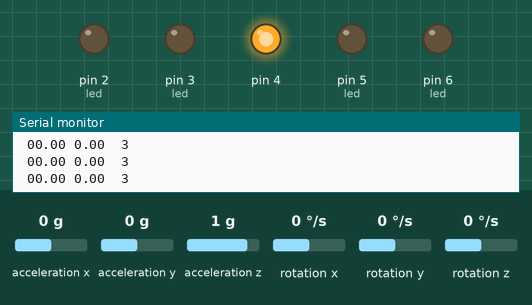
Bench run of a sketch on a simulated Arduino Uno, built with avr-gcc and run on an emulated ATmega328P. On the bench: output pins drawn as LEDs (lit = HIGH), the last lines printed to the serial monitor. Wiring (inferred from the names in the program): MPU-6050 motion sensor at I2C address 0x68. Inputs (shaded band) come from the test bench; at power-on: rotation y 0 °/s, rotation x 0 °/s, acceleration x 0 g, acceleration y 0 g, acceleration z 1 g, rotation z 0 °/s.

Above: at 1.2 s.
1.3 s: rotation y set to -147 °/s
4.3 s: rotation y set to -158 °/s
At 5.0 s:
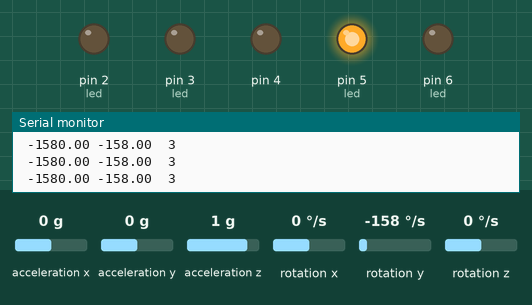
5.8 s: rotation y set to -100 °/s
At 6.5 s:
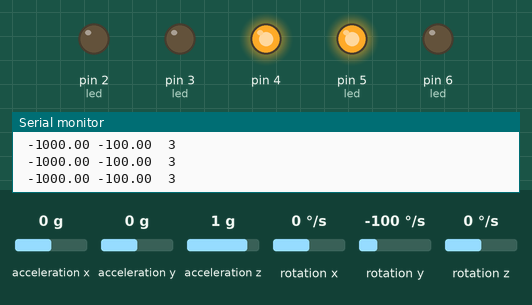
7.3 s: rotation x set to -149 °/s
10.3 s: rotation x set to -157 °/s
At 10.6 s:
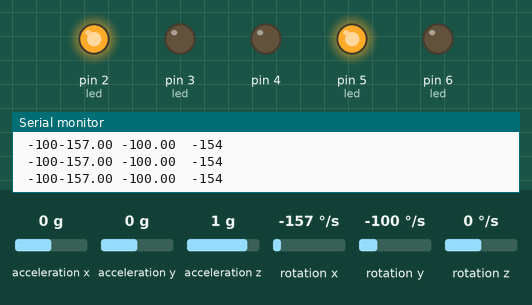
11.8 s: rotation x set to -100 °/s
At 12.4 s:
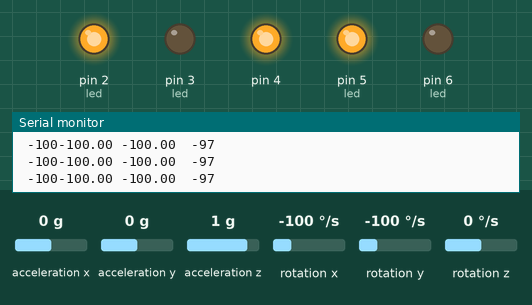
Timing chart, 0 to 14.3 s (numbered marks = the images above; inputs shaded):
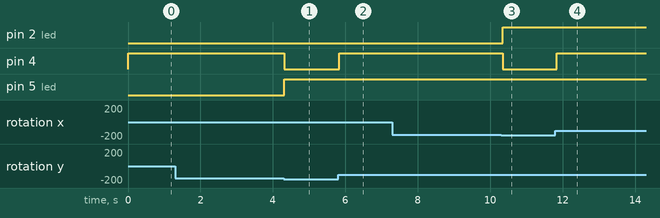

The sketch:

Acc_main_version3.ino
```cpp
#include <Wire.h>

/*
    * Created by Cleber Borges - FunBots - @cleber.funbots  *     *

      Instagram: https://www.instagram.com/cleber.funbots/
      Facebook: https://www.facebook.com/cleber.funbots
      YouTube: https://www.youtube.com/channel/UCKs2l5weIqgJQxiLj0A6Atw
      Telegram: https://t.me/cleberfunbots

*/

// Inclusion of libraries
#include<Wire.h>

// Address of the I2C of the sensor MPU-6050
const int MPU = 0x68;

// Variables that will store the values
float GyrX, GyrY, AccX, AccY, AccZ, Temp, GyrZ;
int PadX, PadY;


void setup() {
  // Initializes the Serial
  Serial.begin(9600);

  // Initializes MPU-6050
  Wire.begin();
  Wire.beginTransmission(MPU);
  Wire.write(0x6B);
  Wire.write(0);
  Wire.endTransmission(true);

  // Configuration of the scale range
  /*
    Wire.write(0b00000000); // scale range +/-250°/s
    Wire.write(0b00001000); // scale range +/-500°/s
    Wire.write(0b00010000); // scale range +/-1000°/s
    Wire.write(0b00011000); // scale range +/-2000°/s
  */
  Wire.beginTransmission(MPU);
  Wire.write(0x1B);
  Wire.write(0b00000000);  // Change this command for the desired scale range
  Wire.endTransmission();

  // Configuration of the scale range
  /*
      Wire.write(0b00000000); // scale range +/-2g
      Wire.write(0b00001000); // scale range +/-4g
      Wire.write(0b00010000); // scale range +/-8g
      Wire.write(0b00011000); // scale range +/-16g
  */
  Wire.beginTransmission(MPU);
  Wire.write(0x1C);
  Wire.write(0b00000000);  // Change this command for the desired scale range
  Wire.endTransmission();

 // Led Setup

  pinMode(2, OUTPUT);
  pinMode(3, OUTPUT);
  pinMode(4, OUTPUT);
  pinMode(5, OUTPUT);
  pinMode(6, OUTPUT);

}

void loop() {
  // Initializes the data transmission
  Wire.beginTransmission(MPU);
  Wire.write(0x3B);
  Wire.endTransmission(false);
  Wire.requestFrom(MPU, 14, true); // request the data

  // store the values in its respective variables
  AccX = Wire.read() << 8 | Wire.read(); //0x3B (ACCEL_XOUT_H) & 0x3C (ACCEL_XOUT_L)
  AccY = Wire.read() << 8 | Wire.read(); //0x3D (ACCEL_YOUT_H) & 0x3E (ACCEL_YOUT_L)
  AccZ = Wire.read() << 8 | Wire.read(); //0x3F (ACCEL_ZOUT_H) & 0x40 (ACCEL_ZOUT_L)
  Temp = Wire.read() << 8 | Wire.read(); //0x41 (TEMP_OUT_H) & 0x42 (TEMP_OUT_L)
  GyrX = Wire.read() << 8 | Wire.read(); //0x43 (GYRO_XOUT_H) & 0x44 (GYRO_XOUT_L)
  GyrY = Wire.read() << 8 | Wire.read(); //0x45 (GYRO_YOUT_H) & 0x46 (GYRO_YOUT_L)
  GyrZ = Wire.read() << 8 | Wire.read(); //0x47 (GYRO_ZOUT_H) & 0x48 (GYRO_ZOUT_L)

  // Print the data
  /* Divide the variable for the respective value of the scale chosen
      Acc
      +/-2g = 16384
      +/-4g = 8192
      +/-8g = 4096
      +/-16g = 2048

      Gyros
      +/-250°/s = 131
      +/-500°/s = 65.6
      +/-1000°/s = 32.8
      +/-2000°/s = 16.4
  */


// we won't use this acc info
/*
  Serial.print(AccX / 2048);
  Serial.print(" ");
  Serial.print(AccY / 2048);
  Serial.print(" ");
  Serial.println(AccZ / 2048);
*/

// We will use this print here to visualize what is going on with our data

  Serial.print(GyrX / 131);
  Serial.print(" ");
  Serial.print(GyrY / 131);
  Serial.print(" ");
  //Serial.print(GyrZ / 131);
  //Serial.print(" ");
  Serial.print(" ");
  Serial.println(PadX);
  Serial.print(" ");
  Serial.print(PadY);

 // the idea here is to store the current (and fixed) position of the sensor instead of the variation of the position
  PadX = 0 + (3 + (GyrX / 131)); // my sensor was showing "-3°" in the motionless state, so I corrected this imprecision here
  PadY = 0 + (GyrY / 131);

// turning the LEDs on using the sensor data
  led_Ah();

  // delay of 10ms
  delay(10);
}


void led_Ah() {

  int led = 0;


  if (PadX < -150) {
    led = 2;
  } else if (PadX > 150) {
    led = 6;
  }

  if (PadY < -150) {
    led = 5;
  } else if (PadY > 150) {
    led = 3;
  }

  if (led > 0) {
    digitalWrite(led, HIGH);
    digitalWrite(4, LOW);
  } else {
    digitalWrite(4, HIGH);
    digitalWrite(led, LOW);
  }
}
```

Measured:
- the behaviour switches between -150 and -151 °/s on rotation y (found by bisection; images 0 and 1)
- the behaviour switches between -153 and -154 °/s on rotation x (found by bisection; images 2 and 3)
- after the input at 4.3 s, pin 4: HIGH → LOW at once; pin 5 (led): LOW → HIGH at once
- after the input at 5.8 s, pin 4: LOW → HIGH at once
- after the input at 10.3 s, pin 2 (led): LOW → HIGH after 0.05 s; pin 4: HIGH → LOW after 0.05 s
- after the input at 11.8 s, pin 4: LOW → HIGH at once
